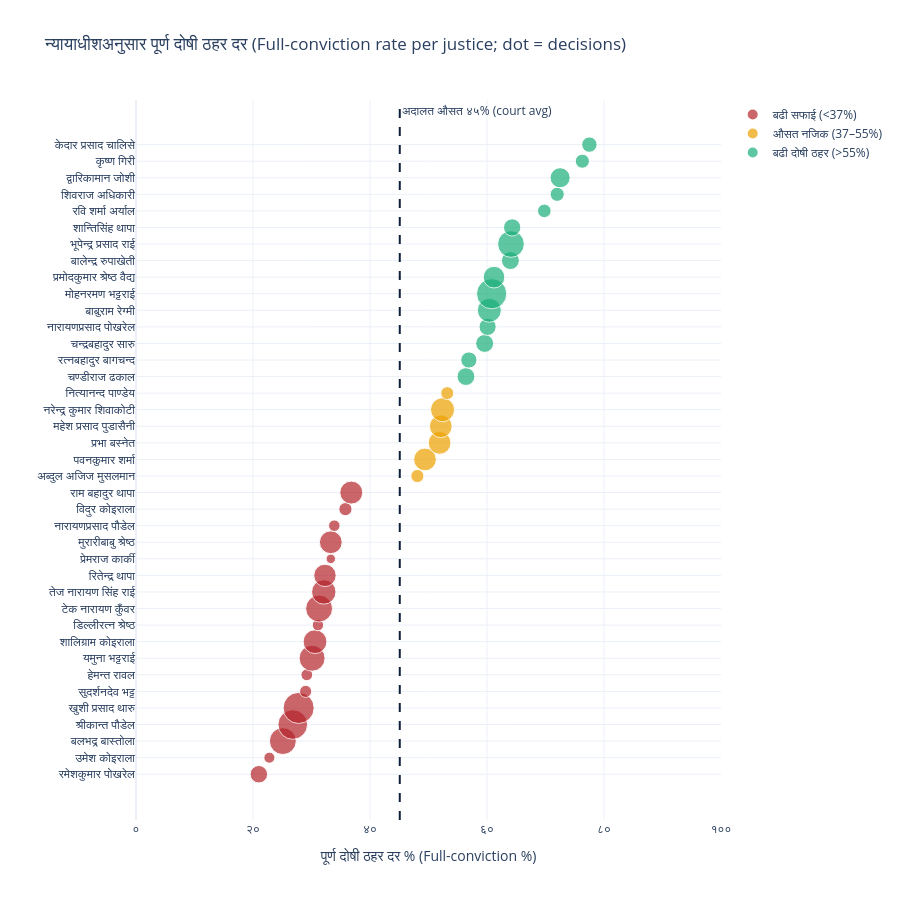

Notebook cell for this chart:
### Markdown cell above
## 4. Which bench you draw — full-conviction rate per justice

Outcomes vary almost as much by **who decides** as by what was charged. Each dot is one justice who
sat on ≥30 decided corruption cases; the x-position is that justice's full-conviction rate, the **dot
size is how many decisions** they wrote, and the colour band flags whether they convict more, near, or
less than the court average. The range runs from roughly **78% down to 21%**. *(Names are read verbatim
from public court records; caseload is not randomly assigned, so read this as a description of the
bench, not a ranking of rigour.)*

> **Why this differs from the website.** The published (all-years) page shows a wider **~25–85%** range
> with more justices. Because our corpus starts at **FY2069/70**, benches that sat mainly *before* that
> boundary fall outside this chart — including the court's early-era chairs, whose full-conviction rates
> ran to **~85%** but whose dockets were filed under the old pre-Shrawan-2069 numbering. One such chair
> has 37 lifetime decisions at ~86% but only 5 inside our window (below the ≥30 threshold), so he drops
> out. This isn't a data error; it's the same era-shift Section 5 describes — the window trades away the
> early high-conviction docket by design.

### Code cell
j = justices.sort_values("conviction_pct").copy()
B_HI, B_MID, B_LO = "बढी दोषी ठहर (>55%)", "औसत नजिक (37–55%)", "बढी सफाई (<37%)"
def band(p):
    return B_HI if p > 55 else (B_MID if p >= 37 else B_LO)
j["band"] = j.conviction_pct.map(band)
fig = px.scatter(j, x="conviction_pct", y="justice", size="decisions", color="band",
                 color_discrete_map={B_HI: GREEN, B_MID: AMBER, B_LO: CRIMSON}, size_max=22,
                 title="न्यायाधीशअनुसार पूर्ण दोषी ठहर दर (Full-conviction rate per justice; dot = decisions)",
                 hover_data={"decisions": True, "conviction_pct": ":.1f", "band": False})
fig.update_layout(xaxis_title="पूर्ण दोषी ठहर दर % (Full-conviction %)", yaxis_title="",
                  legend_title="", height=900)
pct_ticks(fig, "x")
fig.add_vline(x=AVG, line_dash="dash", line_color=NAVY,
              annotation_text=f"अदालत औसत {dev(f'{AVG:.0f}')}% (court avg)")
fig

### Figure 1 — Plotly figure (JSON) as saved in the notebook; plotly's stock layout.template omitted (floating-point values rounded to 4 significant figures)
{"data": [{"customdata": [[143, "बढी सफाई (<37%)"], [57, "बढी सफाई (<37%)"], [339, "बढी सफाई (<37%)"], [411, "बढी सफाई (<37%)"], [453, "बढी सफाई (<37%)"], [69, "बढी सफाई (<37%)"], [65, "बढी सफाई (<37%)"], [316, "बढी सफाई (<37%)"], [265, "बढी सफाई (<37%)"], [61, "बढी सफाई (<37%)"], [339, "बढी सफाई (<37%)"], [280, "बढी सफाई (<37%)"], [235, "बढी सफाई (<37%)"], [42, "बढी सफाई (<37%)"], [243, "बढी सफाई (<37%)"], [62, "बढी सफाई (<37%)"], [81, "बढी सफाई (<37%)"], [247, "बढी सफाई (<37%)"]], "hovertemplate": "conviction_pct=%{x:.1f}<br>justice=%{y}<br>decisions=%{customdata[0]}<extra></extra>", "legendgroup": "बढी सफाई (<37%)", "marker": {"color": "#B5242C", "size": [143, 57, 339, 411, 453, 69, 65, 316, 265, 61, 339, 280, 235, 42, 243, 62, 81, 247], "sizemode": "area", "sizeref": 0.936, "symbol": "circle"}, "mode": "markers", "name": "बढी सफाई (<37%)", "orientation": "h", "showlegend": true, "type": "scatter", "x": [21.0, 22.8, 25.1, 26.8, 27.8, 29.0, 29.2, 30.1, 30.6, 31.1, 31.3, 32.1, 32.3, 33.3, 33.3, 33.9, 35.8, 36.8], "xaxis": "x", "y": ["रमेशकुमार पोखरेल", "उमेश कोइराला", "बलभद्र बास्तोला", "श्रीकान्त पौडेल", "खुशी प्रसाद थारु", "सुदर्शनदेव भट्ट", "हेमन्त रावल", "यमुना भट्टराई", "शालिग्राम कोइराला", "डिल्लीरत्न श्रेष्ठ", "टेक नारायण कुँवर", "तेज नारायण सिंह राई", "रितेन्द्र थापा", "प्रेमराज कार्की", "मुरारीबाबु श्रेष्ठ", "नारायणप्रसाद पौडेल", "विदुर कोइराला", "राम बहादुर थापा"], "yaxis": "y"}, {"customdata": [[81, "औसत नजिक (37–55%)"], [241, "औसत नजिक (37–55%)"], [243, "औसत नजिक (37–55%)"], [242, "औसत नजिक (37–55%)"], [271, "औसत नजिक (37–55%)"], [79, "औसत नजिक (37–55%)"]], "hovertemplate": "conviction_pct=%{x:.1f}<br>justice=%{y}<br>decisions=%{customdata[0]}<extra></extra>", "legendgroup": "औसत नजिक (37–55%)", "marker": {"color": "#eda100", "size": [81, 241, 243, 242, 271, 79], "sizemode": "area", "sizeref": 0.936, "symbol": "circle"}, "mode": "markers", "name": "औसत नजिक (37–55%)", "orientation": "h", "showlegend": true, "type": "scatter", "x": [48.1, 49.4, 51.9, 52.1, 52.4, 53.2], "xaxis": "x", "y": ["अब्दुल अजिज मुसलमान", "पवनकुमार शर्मा", "प्रभा बस्नेत", "महेश प्रसाद पुडासैनी", "नरेन्द्र कुमार शिवाकोटी", "नित्यानन्द पाण्डेय"], "yaxis": "y"}, {"customdata": [[149, "बढी दोषी ठहर (>55%)"], [123, "बढी दोषी ठहर (>55%)"], [151, "बढी दोषी ठहर (>55%)"], [138, "बढी दोषी ठहर (>55%)"], [268, "बढी दोषी ठहर (>55%)"], [429, "बढी दोषी ठहर (>55%)"], [219, "बढी दोषी ठहर (>55%)"], [150, "बढी दोषी ठहर (>55%)"], [334, "बढी दोषी ठहर (>55%)"], [140, "बढी दोषी ठहर (>55%)"], [86, "बढी दोषी ठहर (>55%)"], [93, "बढी दोषी ठहर (>55%)"], [189, "बढी दोषी ठहर (>55%)"], [93, "बढी दोषी ठहर (>55%)"], [111, "बढी दोषी ठहर (>55%)"]], "hovertemplate": "conviction_pct=%{x:.1f}<br>justice=%{y}<br>decisions=%{customdata[0]}<extra></extra>", "legendgroup": "बढी दोषी ठहर (>55%)", "marker": {"color": "#1baf7a", "size": [149, 123, 151, 138, 268, 429, 219, 150, 334, 140, 86, 93, 189, 93, 111], "sizemode": "area", "sizeref": 0.936, "symbol": "circle"}, "mode": "markers", "name": "बढी दोषी ठहर (>55%)", "orientation": "h", "showlegend": true, "type": "scatter", "x": [56.4, 56.9, 59.6, 60.1, 60.4, 60.8, 61.2, 64.0, 64.1, 64.3, 69.8, 72.0, 72.5, 76.3, 77.5], "xaxis": "x", "y": ["चण्डीराज ढकाल", "रत्नबहादुर बागचन्द", "चन्द्रबहादुर सारु", "नारायणप्रसाद पोखरेल", "बाबुराम रेग्मी", "मोहनरमण भट्टराई", "प्रमोदकुमार श्रेष्ठ वैद्य", "बालेन्द्र रुपाखेती", "भूपेन्द्र प्रसाद राई", "शान्तिसिंह थापा", "रवि शर्मा अर्याल", "शिवराज अधिकारी", "द्वारिकामान जोशी", "कृष्ण गिरी", "केदार प्रसाद चालिसे"], "yaxis": "y"}], "layout": {"annotations": [{"showarrow": false, "text": "अदालत औसत ४५% (court avg)", "x": 45.09, "xanchor": "left", "xref": "x", "y": 1, "yanchor": "top", "yref": "y domain"}], "height": 900, "legend": {"itemsizing": "constant", "title": {"text": ""}, "tracegroupgap": 0}, "shapes": [{"line": {"color": "#0E1F3A", "dash": "dash"}, "type": "line", "x0": 45.09, "x1": 45.09, "xref": "x", "y0": 0, "y1": 1, "yref": "y domain"}], "title": {"text": "न्यायाधीशअनुसार पूर्ण दोषी ठहर दर (Full-conviction rate per justice; dot = decisions)"}, "xaxis": {"anchor": "y", "domain": [0.0, 1.0], "range": [0, 100], "tickmode": "array", "ticktext": ["०", "२०", "४०", "६०", "८०", "१००"], "tickvals": [0, 20, 40, 60, 80, 100], "title": {"text": "पूर्ण दोषी ठहर दर % (Full-conviction %)"}}, "yaxis": {"anchor": "x", "domain": [0.0, 1.0], "title": {"text": ""}}}}
